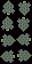

Tiled map render using the project's own tile images. Description and the whole map definition, tile-layer contents included, below:
An orthogonal 2x4 tile map with 16x16 px tiles, 1 tile layer (Tile Layer 1).

<map version="1.5" tiledversion="1.7.2" orientation="orthogonal" renderorder="right-down" width="2" height="4" tilewidth="16" tileheight="16" infinite="0" nextlayerid="2" nextobjectid="1">
 <tileset firstgid="1" source="Tileset.tsx" />
 <layer id="1" name="Tile Layer 1" width="2" height="4">
  <data encoding="csv">
2,1073741826,
2147483650,3221225474,
2684354562,1610612738,
536870914,3758096386
</data>
 </layer>
</map>
